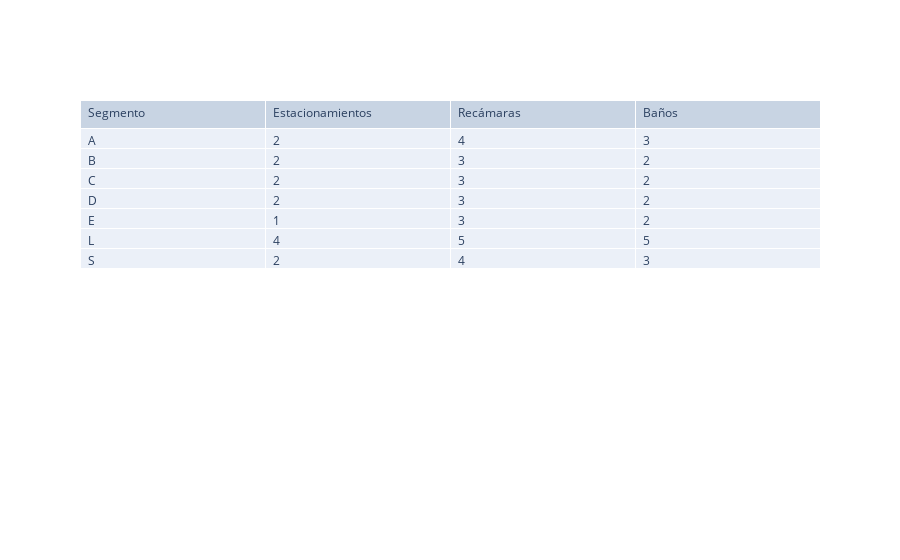

Source (notebook cell):
### Code cell
import plotly.graph_objects as go
import os
import plotly.io as pio
fig = go.Figure(data=[go.Table(
    header=dict(values=['Segmento','Estacionamientos', 'Recámaras', 'Baños'],
                align='left'),
    cells=dict(values=[grupo_promedios.index,  # Índices de categorías #'estacionamiento', 'recamaras', 'baño_total'
                       grupo_promedios['Estacionamientos'],  
                       grupo_promedios['Recámaras'], 
                       grupo_promedios['Baños']],  
               align='left'))
])
fig.show()

### Figure 1 — Plotly figure (JSON) as saved in the notebook; plotly's stock layout.template omitted (floating-point values rounded to 4 significant figures)
{"data": [{"cells": {"align": "left", "values": [["A", "B", "C", "D", "E", "L", "S"], [2, 2, 2, 2, 1, 4, 2], [4, 3, 3, 3, 3, 5, 4], [3, 2, 2, 2, 2, 5, 3]]}, "header": {"align": "left", "values": ["Segmento", "Estacionamientos", "Recámaras", "Baños"]}, "type": "table"}], "layout": {}}
